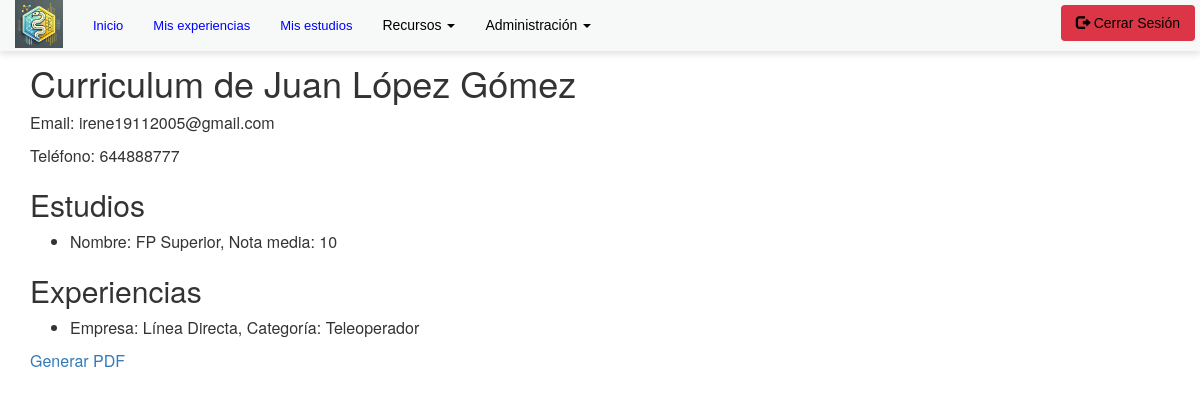
Page /ver_curriculum/1/ (signed in) on the committed database.
### appportfolio/models.py (models this page shows, shortened)
class Curriculum(models.Model):
    id = models.AutoField(primary_key=True)
    nombre = models.CharField("Nombre", max_length=25, null=True, blank=True)
    apellido1 = models.CharField("Primer apellido", max_length=25, null=True, blank=True)
    apellido2 = models.CharField("Segundo apellido", max_length=25, null=True, blank=True)
    email = models.EmailField("Email", max_length=40, null=True, blank=True)
    telefono = models.CharField("Teléfono", max_length=9, null=True, blank=True)
    class Meta:
        verbose_name = "Curriculum"
        verbose_name_plural = "Curriculums"
        ordering = ['id']

class DetalleCurriculumEstudio(models.Model):
    id = models.AutoField(primary_key=True)
    estudio = models.ForeignKey(Estudio, related_name='estudio_detalle', null=True, blank=True, on_delete=models.PROTECT)
    curriculum = models.ForeignKey(Curriculum, related_name='curriculum_detalleEst', null=True, blank=True, on_delete=models.PROTECT)
    class Meta:
        verbose_name = 'DetalleCurriculumEstudio' #puede ser otro nombre
        verbose_name_plural = 'DetalleCurriculumEstudios'
        ordering = ['id']

class Estudio(models.Model):
    id = models.AutoField(primary_key=True)
    titulacion = models.CharField("Nombre de titulación: ", max_length=50, null=True, blank=True)
    fechaInicio = models.DateField("Fecha de inicio: ", null = True, blank = True)
    fechaFin = models.DateField("Fecha de fin: ", null=True, blank=True)
    notaMedia = models.IntegerField("Nota media: ", null=True, blank=True)
    lugarEstudio = models.CharField("Lugar de estudio: ", max_length=50, null=True, blank=True)
    nombreLugar = models.CharField("Nombre de lugar: ", max_length=50, null=True, blank=True)
    ciudad = models.CharField("Ciudad: ", max_length=50, null=True, blank=True)
    presencial = models.BooleanField("Modalidad presencial: ", max_length=50, null=True, blank=True)
    observaciones = models.CharField("Observaciones: ", max_length=100, null=True, blank=True)
    class Meta:
        verbose_name = "Estudio"
        verbose_name_plural = "Estudios"
        ordering = ['-id']

class DetalleCurriculumExperiencia(models.Model):
    id = models.AutoField(primary_key=True)
    experiencia = models.ForeignKey(Experiencia, related_name='experiencia_detalle', null=True, blank=True, on_delete=models.PROTECT)
    curriculum = models.ForeignKey(Curriculum, related_name='curriculum_detalleExp', null=True, blank=True, on_delete=models.PROTECT)
    class Meta:
        verbose_name = 'DetalleCurriculumExperiencia' #puede ser otro nombre
        verbose_name_plural = 'DetalleCurriculumExperiencias'
        ordering = ['id']

class Experiencia(models.Model):
    id = models.AutoField(primary_key=True)
    empresa = models.CharField('Empresa',max_length=50,null=True, blank=True)
    fecha_inicio= models.DateField('Fecha de Inicio',null=True, blank=True)
    fecha_fin = models.DateField('Fecha de Finalización', null=True, blank=True)
    observaciones = models.CharField('Funciones', max_length=50, null=True, blank=True)
    categoria = models.CharField('Categoría', max_length=50,null=True, blank=True)
    class Meta:
        verbose_name = 'Experiencia' #puede ser otro nombre
        verbose_name_plural = 'Experiencias'
        ordering = ['empresa']

### appportfolio/views.py (the view)
# urls.py: path('ver_curriculum/<int:id>/', views.ver_curriculum, name='ver_curriculum'),
def ver_curriculum(request, id):
    curriculum = get_object_or_404(Curriculum, id=id)
    estudios = DetalleCurriculumEstudio.objects.filter(curriculum=curriculum)
    experiencias = DetalleCurriculumExperiencia.objects.filter(curriculum=curriculum)
    context = {'curriculum':curriculum,'estudios':estudios,'experiencias':experiencias}
    return render(request, 'ver_curriculum.html', context)

### templates/ver_curriculum.html (shortened to what this page needs)
{% extends "base.html" %}
{% load static %}
{% block head %}
<link rel="stylesheet" href="https://maxcdn.bootstrapcdn.com/bootstrap/3.3.5/css/bootstrap.min.css">
{% endblock %}
{% block content %}
<font size="3">
  <h1>Curriculum de {{curriculum.nombre}} {{curriculum.apellido1}} {{curriculum.apellido2}}</h1>
  <p>Email: {{curriculum.email}}</p>
  <p>Teléfono: {{curriculum.telefono}}</p>
  <h2>Estudios</h2>
  <ul>
    {% for es in estudios %}
      <li>Nombre: {{ es.estudio.titulacion }}, Nota media: {{ es.estudio.notaMedia }}</li>
    {% endfor %}
  </ul>
  <h2>Experiencias</h2>
  <ul>
    {% for ex in experiencias %}
      <li>Empresa: {{ ex.experiencia.empresa }}, Categoría: {{ ex.experiencia.categoria }}</li>
    {% endfor %}
  </ul>
  {% if curriculum.id %}
    <a href="{% url 'generar_pdfCV' id=curriculum.id %}">Generar PDF</a>
  {% else %}
    <p>Error: No se encontró un ID de Curriculum.</p>
  {% endif %}
</font>
{% endblock content %}

### rows in the picture
Curriculum: nombre "Juan", apellido1 "López", apellido2 "Gómez", email "irene19112005@gmail.com", telefono "644888777"
DetalleCurriculumEstudio: estudio.titulacion "FP Superior", estudio.notaMedia "10"
DetalleCurriculumExperiencia: experiencia.empresa "Línea Directa", experiencia.categoria "Teleoperador"
